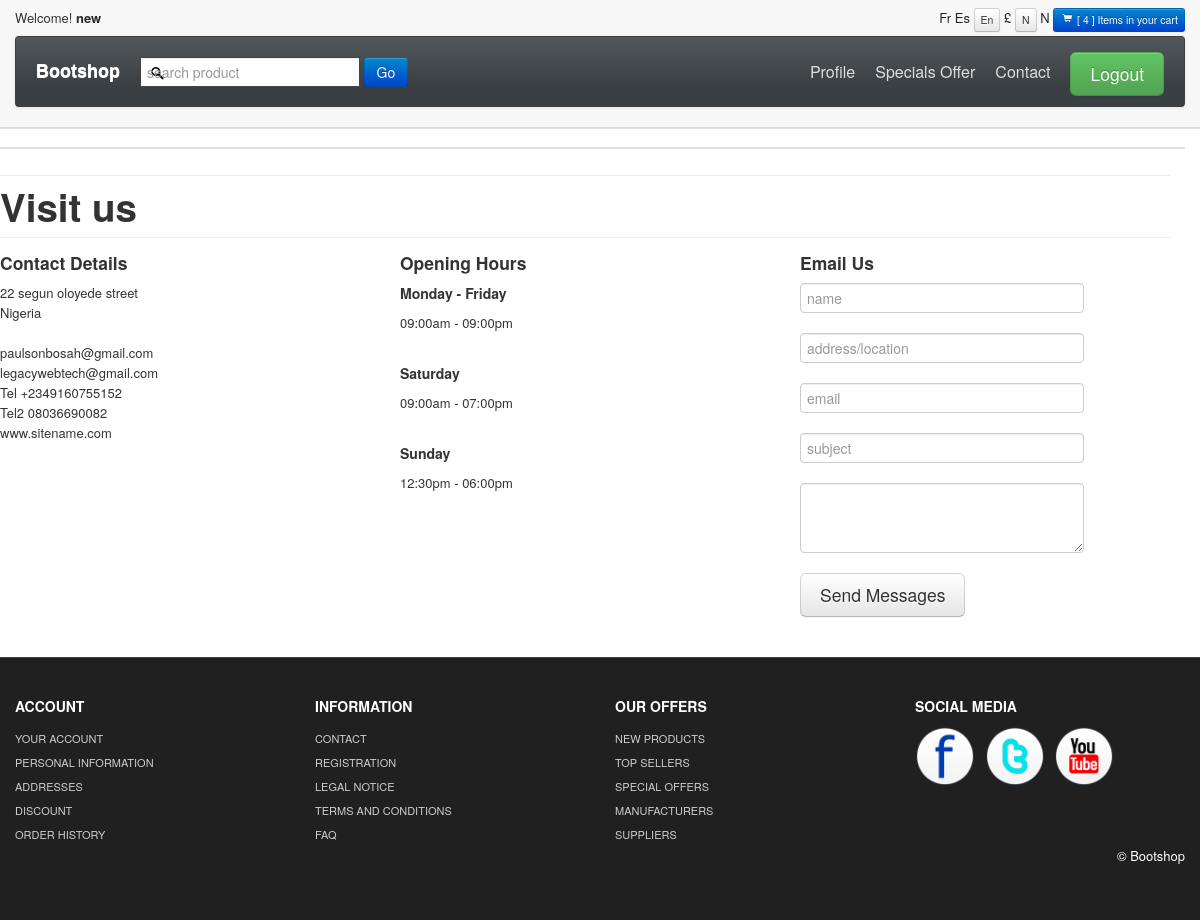
Page /contact/ (signed in) on the committed database.
### Store/models.py (models this page shows, shortened)
class MyUser(AbstractBaseUser):
    first_name = models.CharField(verbose_name="first name", max_length=60)
    last_name = models.CharField(verbose_name="last name", max_length=60)
    username = models.CharField(verbose_name="username", max_length=30, unique=True, null=True, blank=True)
    email = models.EmailField(verbose_name="email address", max_length=60, unique=True)
    date_joined = models.DateTimeField(verbose_name="date joined", auto_now_add=True)
    last_login = models.DateTimeField(verbose_name="last login", auto_now=True)
    is_staff = models.BooleanField(default=False)
    is_superuser = models.BooleanField(default=False)
    is_active = models.BooleanField(default=True)
    @property
    def name(self):
        return f'{self.first_name} {self.last_name}'
    USERNAME_FIELD = "email"
    REQUIRED_FIELDS = ['first_name', 'last_name']
    objects = MyUserManager()
    def __str__(self):
        return self.name
    '''
    Make sure to set this custom model as our user model in settings.py
    AUTH_USER_MODEL = "App.CustomUserModel"
    Make sure to delete previous migration files incase of errors
    Then make migrations
    '''

class CompanyInfo(models.Model):
    logo = models.ImageField(upload_to="Images/Company", blank=True, null=True)
    name = models.CharField(max_length=150, blank=False, null=False)
    address = models.CharField(max_length=150, blank=True, null=True)
    country = models.CharField(max_length=60, blank=True, null=True)
    email1 = models.EmailField(blank=False, null=False)
    email2 = models.EmailField(blank=True, null=True)
    phone1 = models.CharField(max_length=25, blank=False, null=False)
    phone2 = models.CharField(max_length=25, blank=True, null=True)
    website = models.CharField(max_length=100, blank=True, null=True)
    facebook_link = models.URLField(max_length=2000, blank=True, null=True)
    twitter_link = models.URLField(max_length=2000, blank=True, null=True)
    instagram_link = models.URLField(max_length=2000, blank=True, null=True)
    youtube_link = models.URLField(max_length=200, blank=True, null=True)
    currency = models.CharField(max_length=60, null=False, blank=False,  help_text="e.g dollar")
    currency_shortcode = models.CharField(max_length=3, null=False, blank=False, help_text="e.g usd")
    currency_symbol = models.CharField(max_length=1, null=False, blank=False,  help_text="e.g $")
    public_key = models.CharField(max_length=160, blank=True, null=True)
    secret_key = models.CharField(max_length=160, blank=True, null=True)
    google_analytics = models.TextField(max_length=3000, blank=True, null=True)

### Store/views.py (the view, shortened to what this page needs)
# urls.py: path('contact/', views.contact, name='contact'),
def contact(request):
    order_data = getCustomerAndOrder(request)
    context = {
        'item_total': order_data['item_total'],
        'total': order_data['total'],
        'company': company,
        'categories': categories,
        'hot_products': hot_products
    }
    return render(request, 'contact.html', context)

### Store/models.py (called while the page is built)
    @property
    def discount(self):
        discount = (self.discount_in_percentage/100) * self.price
        return discount

    @property
    def tax(self):
        tax_amount = (self.tax_in_percentage/100) * self.price
        return tax_amount

    @property
    def price_total(self):
        orderitems = self.orderitem_set.all()
        total = sum([item.item_price_total for item in orderitems])
        return  total

    @property
    def discount_total(self):
        orderitems = self.orderitem_set.all()
        total = sum([item.product.discount for item in orderitems])
        return total

    @property
    def tax_total(self):
        orderitems = self.orderitem_set.all()
        total = sum([item.product.tax for item in orderitems])
        return total

    @property
    def shipping_fee_total(self):
        orderitems = self.orderitem_set.all()
        total = sum([item.product.shipping_fee for item in orderitems])
        return total

    @property
    def item_total(self):
        orderitems = self.orderitem_set.all()
        total = sum([item.quantity for item in orderitems])
        if self.delivered == True:
            for i in orderitems:
                i.quantity = 0
                total = i.quantity
        return  total

    @property
    def total(self):
        total = (self.price_total + self.shipping_fee_total + self.tax_total) - self.discount_total
        return total

    @property
    def item_price_total(self):
        total = self.product.price * self.quantity
        return total

### Store/utils.py (called while the page is built)
def getCustomerAndOrder(request):
    try:
        customer = request.user.customer
    except:
        try:
            device = request.COOKIES['device']
        except:
            return redirect('/')
        customer, created = Customer.objects.get_or_create(device=device)
    order, created = Order.objects.get_or_create(customer=customer, complete=False)
    items =  order.orderitem_set.all()
    item_total = order.item_total
    total = order.total
    return {'items':items, 'order':order, 'item_total': item_total, 'total': total, 'customer': customer,}

### Templates/contact.html (shortened to what this page needs)
{% extends 'base.html' %}
{% load static %}
{% block body %}
<div id="mainBody">
<div class="container">
	<hr class="soften">
	<h1>Visit us</h1>
	<hr class="soften"/>
	<div class="row">
		<div class="span4">
		<h4>Contact Details</h4>
		<p>	{{company.address}}<br>{{company.country}}
			<br/><br/>
			{{company.email1}}<br/>
			{% if company.email2 %}{{company.email2}}<br/>{% endif %}
			﻿Tel {{company.phone1}}<br/>
			{% if company.phone2 %}﻿Tel2 {{company.phone2}}<br/>{% endif %}
			{{company.website}}
		</p>
		</div>
		<div class="span4">
		<h4>Opening Hours</h4>
			<h5> Monday - Friday</h5>
			<p>09:00am - 09:00pm<br/><br/></p>
			<h5>Saturday</h5>
			<p>09:00am - 07:00pm<br/><br/></p>
			<h5>Sunday</h5>
			<p>12:30pm - 06:00pm<br/><br/></p>
		</div>
		<div class="span4">
		<h4>Email Us</h4>
		<form class="form-horizontal" method="POST">
        <fieldset>
          <div class="control-group">
              <input type="text" name="name" placeholder="name" class="input-xlarge"/>
          </div>
		  <div class="control-group">
              <input type="text" name="location" placeholder="address/location" class="input-xlarge"/>
          </div>
		   <div class="control-group">
              <input type="text" name="email" placeholder="email" class="input-xlarge"/>
          </div>
		   <div class="control-group">
              <input type="text" name="subject" placeholder="subject" class="input-xlarge"/>
          </div>
          <div class="control-group">
              <textarea rows="3" name="message" id="textarea" class="input-xlarge"></textarea>
          </div>
            <button class="btn btn-large" name="message" type="submit">Send Messages</button>
        </fieldset>
      </form>
	  </div>
	</div>
</div>
</div>
{% endblock %}

### Templates/base.html (shortened to what this page needs)
{% load static %}
<!DOCTYPE html>
<html lang="en">
  <head>
    <link id="callCss" rel="stylesheet" href="{% static 'themes/bootshop/bootstrap.min.css' %}" media="screen"/>
    <link href="{% static 'themes/css/base.css' %}" rel="stylesheet" media="screen"/>
	<link href="{% static 'themes/css/bootstrap-responsive.min.css' %}" rel="stylesheet"/>
	<link href="{% static 'themes/css/font-awesome.css' %}" rel="stylesheet" type="text/css">
	<link href="{% static 'themes/js/google-code-prettify/prettify.css' %}" rel="stylesheet"/>
  </head>
<body>
<div id="header">
<div class="container">
<div id="welcomeLine" class="row">
    {% if user.is_authenticated %}
	<div class="span6">Welcome! <strong><a href="{% url 'Store:profile' request.user.id %}">{{ user.first_name }}<a/></strong></div>
    {% else %}
    <div class="span6">Welcome! <strong>user</strong></div>
    {% endif %}
	<div class="span6">
	<div class="pull-right">
		<span class="">Fr</span>
		<span class="">Es</span>
		<span class="btn btn-mini">En</span>
		<span>&pound;</span>
		<span class="btn btn-mini">{{company.currency_symbol}}{{ order.total }}</span>
		<span class="">{{company.currency_symbol}}</span>
		<a href="{% url 'Store:cart' %}"><span class="btn btn-mini btn-primary"><i class="icon-shopping-cart icon-white"></i> [ {{ item_total }} ] Items in your cart </span> </a>
	</div>
	</div>
</div>
<div id="logoArea" class="navbar">
  <div class="navbar-inner">
	{% if company.logo %}
    <a class="brand" href="{% url 'Store:index' %}"><img src="{{company.logo.url}}" alt="Logo"/></a>
	{% elif company.name %}
	<a class="brand" href="{% url 'Store:index' %}" id="logo-name">{{company.name}}</a>
	{% else %}
	<a class="brand" href="{% url 'Store:index' %}"><img src="{% static 'themes/images/logo.png' %}" alt="Logo"/></a>
	{% endif %}
		<form class="form-inline navbar-search" method="POST" action="#">
		<input id="srchFld" class="srchTxt" name="search" type="text" placeholder="search product" />
		  <button type="submit" id="submitButton" class="btn btn-primary">Go</button>
    	</form>
    <ul id="topMenu" class="nav pull-right">
	{% if user.is_authenticated %}
	 <li class=""><a href="{% url 'Store:profile' request.user.id %}">Profile</a></li>
	 <li class=""><a href="special_offer.html">Specials Offer</a></li>
	 {% endif %}
	 <li class=""><a href="{% url 'Store:contact' %}">Contact</a></li>
	 <li class="">
	 {% if user.is_authenticated %}
	 <a href="{% url 'Store:logout' %}" role="button" data-toggle="modal" style="padding-right:0"><span class="btn btn-large btn-success">Logout</span></a>
	 {% else %}
	 <a href="{% url 'Store:login' %}" role="button" data-toggle="modal" style="padding-right:0"><span class="btn btn-large btn-success">Login</span></a>
	 {% endif %}
	</li>
    </ul>
  </div>
</div>
</div>
</div>
<div id="mainBody">
	<div class="container">
	<div class="row">
{% block body %}
{% endblock %}
		</div>
		</div>
	</div>
	<div  id="footerSection">
	<div class="container">
		<div class="row">
			<div class="span3">
				<h5>ACCOUNT</h5>
				<a href="{% url 'Store:profile' request.user.id %}">YOUR ACCOUNT</a>
				<a href="{% url 'Store:profile' request.user.id %}">PERSONAL INFORMATION</a>
				<a href="{% url 'Store:profile' request.user.id %}">ADDRESSES</a>
				<a href="#">DISCOUNT</a>
				<a href="#">ORDER HISTORY</a>
			 </div>
			<div class="span3">
				<h5>INFORMATION</h5>
				<a href="{% url 'Store:contact' %}">CONTACT</a>
				<a href="{% url 'Store:login' %}">REGISTRATION</a>
				<a href="{% url 'Store:legal' %}">LEGAL NOTICE</a>
				<a href="{% url 'Store:tac' %}">TERMS AND CONDITIONS</a>
				<a href="{% url 'Store:faq' %}">FAQ</a>
			 </div>
			<div class="span3">
				<h5>OUR OFFERS</h5>
				<a href="#">NEW PRODUCTS</a>
				<a href="#">TOP SELLERS</a>
				<a href="special_offer.html">SPECIAL OFFERS</a>
				<a href="#">MANUFACTURERS</a>
				<a href="#">SUPPLIERS</a>
			 </div>
			<div id="socialMedia" class="span3 pull-right">
				<h5>SOCIAL MEDIA </h5>
				{% if company.facebook_link %}
				<a href="{{company.facebook_link}}"><img width="60" height="60" src="{% static 'themes/images/facebook.png' %}" title="facebook" alt="facebook link"/></a>
				{% endif %}
				{% if company.twitter_link %}
				<a href="{{company.twitter_link}}"><img width="60" height="60" src="{% static 'themes/images/twitter.png' %}" title="twitter" alt="twitter link"/></a>
				{% endif %}
				{% if company.youtube_link %}
				<a href="company.youtube_link"><img width="60" height="60" src="{% static 'themes/images/youtube.png' %}" title="youtube" alt="youtube link"/></a>
				{% endif %}
			 </div>
		 </div>
		<p class="pull-right">&copy; Bootshop</p>
	</div>
	</div>
</body>
</html>

### Static/themes/css/base.css (style rules this page uses)
#mainBody { border-top:2px solid #dedede; padding-top: 18px; }
#carouselBlk,#header { background: url(../images/headerRepeat.png) repeat-x 0 0 #f7f7f7; }
#srchFld { background: url(../images/search.png) no-repeat 4px center #fff; }
#logoArea, #logoArea a { line-height:49px; }
#logoArea .btn, #logoArea .btn-group { margin-top: 0; }
#welcomeLine { padding: 8px 0 4px }
#footerSection { background: #202020;color: white;padding: 28px 0 44px;margin-top: 20px;border-top: 1px solid #444; }
#footerSection a { color:#ccc; font-size:11px; padding:0; line-height:24px; display:block; }
#footerSection #socialMedia a { min-width:25px; display:inline; margin-right:6px; text-align:center; line-height:1.5em; }
#socialMedia img { max-width:60px; }
.navbar-search .srchTxt { border-radius: 0;border: 1px solid #444; }
[class^="icon-"], [class*=" icon-"] { background-image: none; }
.navbar .nav > li > a { padding:10px;color: #DDD;text-shadow: none;font-size: 16px; }
#logoArea, #logoArea a { outline:none; }
.navbar .nav.pull-right, #sideManu { overflow:hidden; }
.navbar-search { margin-top: 8px; }

### Templates/base.html (style rules this page uses)
#logo-name { color: #fff; font-size: large; font-weight: bold; font-family: 'Lucida Sans', 'Lucida Sans Regular', 'Lucida Grande', 'Lucida Sans Unicode', Geneva, Verdana, sans-serif; }

### rows in the picture
MyUser: first_name "new"
CompanyInfo: currency_symbol "N", name "Bootshop", address "22 segun oloyede street", country "Nigeria", email1 "paulsonbosah@gmail.com", email2 "legacywebtech@gmail.com", phone1 "+2349160755152", phone2 "08036690082", website "www.sitename.com"

### other values in the picture
{{ item_total }} "4"
